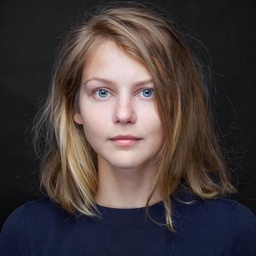
#> input picture images/content_targets/katya.jpg, 256 x 256 px, shrunk from 512 x 512 before the run
$ python photo_smooth.py ../../images/content_targets/katya.jpg ../../images/content_targets/katya.jpg   (older library calls are emulated)
#> lines starting #> are read from the running program, lines starting #| are printed output that depends on the picture
"""
Copyright (C) 2018 NVIDIA Corporation.    All rights reserved.
Licensed under the CC BY-NC-SA 4.0 license (https://creativecommons.org/licenses/by-nc-sa/4.0/legalcode).
"""
"""
https://github.com/NVIDIA/FastPhotoStyle/blob/master/photo_smooth.py
But with the pytorch stuff removed. Makes `process` available as a function that
can be imported in any module.

Also adds script invocation behavior if the script is invoked from the command line.
"""

import sys

import scipy.misc
import numpy as np
import scipy.sparse
import scipy.sparse.linalg
from numpy.lib.stride_tricks import as_strided
from PIL import Image


def process(B, content, beta=0.9999):
    B /= 255.0

    h1, w1, k = B.shape
    h = h1 - 4
    w = w1 - 4
    B = B[int((h1 - h) / 2):int((h1 - h) / 2 + h),
          int((w1 - w) / 2):int((w1 - w) / 2 + w), :]
    content = np.array(Image.fromarray(content).resize((h, w)))
    B = __replication_padding(B, 2)
    content = __replication_padding(content, 2)
    content = content.astype(np.float64) / 255
    B = np.reshape(B, (h1 * w1, k))
    W = __compute_laplacian(content)
    W = W.tocsc()
    dd = W.sum(0)
    dd = np.sqrt(np.power(dd, -1))
    dd = dd.A.squeeze()
    D = scipy.sparse.csc_matrix(
        (dd, (np.arange(0, w1 * h1), np.arange(0, w1 * h1))))  # 0.026
    S = D.dot(W).dot(D)
    A = scipy.sparse.identity(w1 * h1) - beta * S
    A = A.tocsc()
    solver = scipy.sparse.linalg.factorized(A)
    V = np.zeros((h1 * w1, k))
    V[:, 0] = solver(B[:, 0])
    V[:, 1] = solver(B[:, 1])
    V[:, 2] = solver(B[:, 2])
    V = V * (1 - beta)
    V = V.reshape(h1, w1, k)
    V = V[2:2 + h, 2:2 + w, :]

    return np.uint8(np.clip(V * 255., 0, 255.))


# Returns sparse matting laplacian
# The implementation of the function is heavily borrowed from
# https://github.com/MarcoForte/closed-form-matting/blob/master/closed_form_matting.py
# We thank Marco Forte for sharing his code.
def __compute_laplacian(img, eps=10**(-7), win_rad=1):
    win_size = (win_rad * 2 + 1)**2
    h, w, d = img.shape
    c_h, c_w = h - 2 * win_rad, w - 2 * win_rad
    win_diam = win_rad * 2 + 1
    indsM = np.arange(h * w).reshape((h, w))
    ravelImg = img.reshape(h * w, d)
    win_inds = __rolling_block(indsM, block=(win_diam, win_diam))
    win_inds = win_inds.reshape(c_h, c_w, win_size)
    winI = ravelImg[win_inds]
    win_mu = np.mean(winI, axis=2, keepdims=True)
    win_var = np.einsum('...ji,...jk ->...ik',
                        winI, winI) / win_size - np.einsum(
                            '...ji,...jk ->...ik', win_mu, win_mu)
    inv = np.linalg.inv(win_var + (eps / win_size) * np.eye(3))
    X = np.einsum('...ij,...jk->...ik', winI - win_mu, inv)
    vals = (1 / win_size) * (1 +
                             np.einsum('...ij,...kj->...ik', X, winI - win_mu))
    nz_indsCol = np.tile(win_inds, win_size).ravel()
    nz_indsRow = np.repeat(win_inds, win_size).ravel()
    nz_indsVal = vals.ravel()
    L = scipy.sparse.coo_matrix((nz_indsVal, (nz_indsRow, nz_indsCol)),
                                shape=(h * w, h * w))
    return L


def __replication_padding(arr, pad):
    h, w, c = arr.shape
    ans = np.zeros((h + pad * 2, w + pad * 2, c))
    for i in range(c):
        ans[:, :, i] = np.pad(arr[:, :, i], pad_width=(pad, pad), mode='edge')
    return ans


def __rolling_block(A, block=(3, 3)):
    shape = (A.shape[0] - block[0] + 1, A.shape[1] - block[1] + 1) + block
    strides = (A.strides[0], A.strides[1]) + A.strides
    return as_strided(A, shape=shape, strides=strides)


if __name__ == "__main__":
    initImg = sys.argv[1]
    contentImg = sys.argv[2]

    content = np.asarray(Image.open(contentImg))
#> content is the input picture: shape (256, 256, 3); mean R, G, B 70.1, 60.5, 60.9
    B = np.asarray(Image.open(initImg)).astype(np.float64)

    vals = process(B, content)
#> in process, `B = B[int((h1 - h) / 2):int((h1 - h) / 2 + h), int((w1 - w) / 2):int((..`:
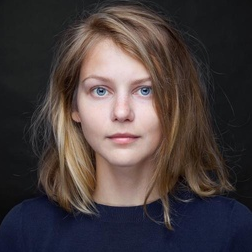
#> B: shape (252, 252, 3) float64; mean R, G, B 0.281, 0.242, 0.242
#> call 2 of __replication_padding, with pad = 2
#> after the loop in __replication_padding (call 2), `for i in range(c):`:
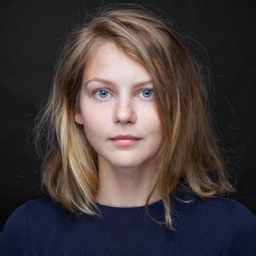
#> ans: shape (256, 256, 3) float64; mean of channels 0, 1, 2 68.6, 59.3, 60; drawn as R, G, B
#> in __compute_laplacian, `win_inds = __rolling_block(indsM, block=(win_diam, win_diam))`:
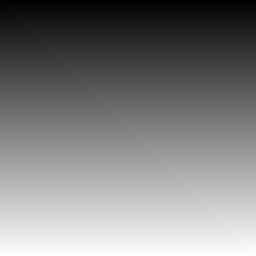
#> indsM: shape (256, 256) int64; min 0, max 65535, mean 32767.5; drawn with min black and max white
    img = Image.fromarray(vals)
    img.save("smooth_test.jpg")
